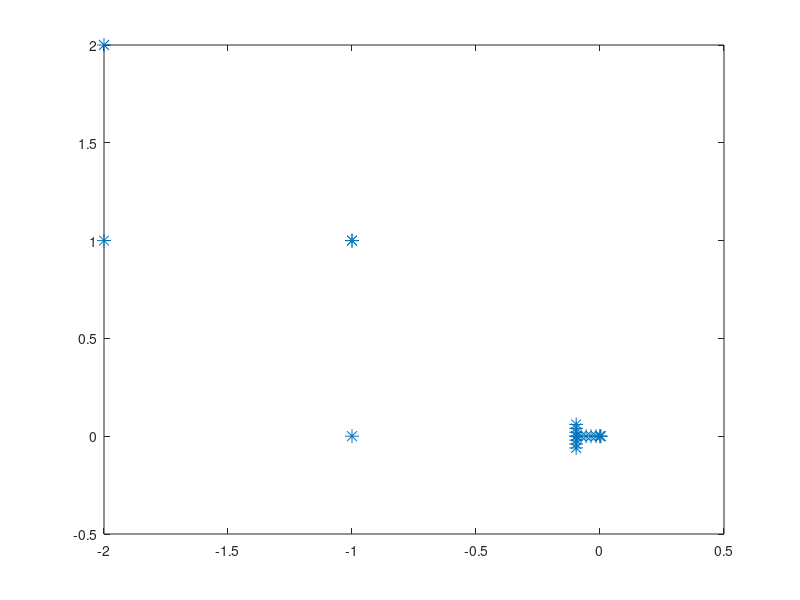

Here is the MATLAB script that generated this plot:
%%This function is for the homework1 of CSE276A. 
clc
clear
close all
waypoint1=[0,0];waypoint2=[-1,0];waypoint3=[-1,1];waypoint4=[-2,1];
waypoint5=[-2,2];waypoint6=[-1,1];waypoint7=[0,0];
waypoint=[waypoint2,waypoint3,waypoint4,waypoint5,waypoint6,waypoint7];
waypoint_for_draw=[waypoint1',waypoint2',waypoint3',waypoint4',waypoint5',waypoint6',waypoint7'];
angle=[0,0,pi/2,0,pi/2,2/pi,pi];   
kp=0.08;
ka=0.09;
kb=-0.11;
count=1;
for i=1:6
    waypoint_end=[waypoint(1,2*(i-1)+1),waypoint(1,2*(i-1)+2)]
    if i==1
        waypoint_start=waypoint1;
    else
        waypoint_start=[waypoint(1,2*(i-2)+1),waypoint(1,2*(i-2)+2)];
    end
    angle_now=angle(1,i);
    angle_end=angle(1,i+1)
    error_distance=100;
    error_angle=100;
    omega=0;
    velosity=0;
    while(error_distance>=0.1)
        if(velosity~=0)
            gama=atan(omega*0.2/velosity);
            angle_now=angle_now+gama;
            if angle_now>=2*pi
                angle_now=angle_now-2*pi;
            end
            if(angle_now<0)
                angle_now=angle_now+2*pi;
            end
        end
        angle_now
        p=sqrt((waypoint_end(1,1)-waypoint_start(1,1))^2+(waypoint_end(1,2)-waypoint_start(1,2))^2);
        if(waypoint_end(1,1)-waypoint_start(1,1)==0)
            if(waypoint_end(1,2)>waypoint_start(1,2))
                alpha=pi/2-angle_now;
            else
                alpha=pi/2+angle_now;
            end
        else
            if(waypoint_end(1,2)>waypoint_start(1,2)&&waypoint_end(1,1)>waypoint_start(1,1))
                31
                angle_2to_left=atan((waypoint_end(1,2)-waypoint_start(1,2))/(waypoint_end(1,1)-waypoint_start(1,1)));
                angle_2to_right=angle_2to_left+pi;
                if(angle_now>=angle_2to_left&&angle_now<=angle_2to_right)
                    alpha=-(angle_now-angle_2to_left);
                    belta=-(angle_now-abs(alpha))+angle_end;
                else
                    if(angle_now>=0&&angle_now<angle_2to_left)
                        alpha=angle_2to_left-angle_now;
                        belta=-angle_now-alpha+angle_end;
                    else
                        alpha=pi-(angle_now-angle_2to_right);
                        belta=2*pi-angle_now-alpha+angle_end;
                    end
                end
            else if(waypoint_end(1,2)>waypoint_start(1,2)&&waypoint_end(1,1)<waypoint_start(1,1))
                32
                angle_2to_left=atan((waypoint_end(1,2)-waypoint_start(1,2))/(waypoint_end(1,1)-waypoint_start(1,1)));
                angle_2to_left=angle_2to_left+pi;
                angle_2to_right=angle_2to_left+pi; 
                if(angle_now>=angle_2to_left&&angle_now<=angle_2to_right)
                    alpha=-(angle_now-angle_2to_left);
                    belta=-(angle_now-abs(alpha))+angle_end;
                else
                    if(angle_now>=0&&angle_now<angle_2to_left)
                        alpha=angle_2to_left-angle_now;
                        belta=-(alpha+angle_now)+angle_end;
                    else
                        alpha=pi-(angle_now-angle_2to_right);
                        belta=2*pi-angle_now-alpha+angle_end;
                    end
                end
                else if(waypoint_end(1,2)<waypoint_start(1,2)&&waypoint_end(1,1)<waypoint_start(1,1))
                    33
                    angle_2to_left=atan((waypoint_end(1,2)-waypoint_start(1,2))/(waypoint_end(1,1)-waypoint_start(1,1)));     
                    angle_2to_right=angle_2to_left+pi;
                    if(angle_now>=angle_2to_left&&angle_now<=angle_2to_right)
                        alpha=angle_2to_right-angle_now;
                        belta=-(alpha+angle_now-pi)+angle_end;
                    else
                        if(angle_now>=0&&angle_now<angle_2to_left)
                            alpha=-(pi-(angle_2to_left-angle_now));
                            belta=-(pi-(abs(alpha)-angle_now))+angle_end;
                        else
                            alpha=-(angle_now-angle_2to_right);
                            belta=pi-angle_now+abs(alpha)+angle_end;
                        end
                    end
                    else if(waypoint_end(1,2)<waypoint_start(1,2)&&waypoint_end(1,1)>waypoint_start(1,1))
                        34
                        angle_2to_left=atan((waypoint_end(1,2)-waypoint_start(1,2))/(waypoint_end(1,1)-waypoint_start(1,1))); 
                        angle_2to_left=angle_2to_left+pi;
                        angle_2to_right=angle_2to_left+pi;
                        if(angle_now>=angle_2to_left&&angle_now<=angle_2to_right)
                            alpha=angle_2to_right-angle_now;
                            belta=pi-alpha-angle_now+angle_end;
                        else
                            if(angle_now>=0&&angle_now<angle_2to_left)
                                alpha=-(pi-(angle_2to_left-angle_now));
                                belta=-pi+abs(alpha)+angle_now+angle_end;
                            else
                                alpha=-(angle_now-angle_2to_right);
                                belta=pi-angle_now+abs(alpha)+angle_end;
                            end
                        end
                    end
                end
              end
           end
        end
        if(waypoint_end(1,2)==waypoint_start(1,1))
            alpha=0;
            belta=-angle_now-alpha+angle_end;
        end
        velosity=kp*p;
        if(i==1)
            velosity=-velosity;
        end
        omega=ka*alpha+kb*belta;
        waypoint_start(1,1)=waypoint_start(1,1)+velosity*cos(angle_now);
        waypoint_start(1,2)=waypoint_start(1,2)+velosity*sin(angle_now);
        error_distance=sqrt((waypoint_end(1,1)-waypoint_start(1,1))^2+(waypoint_end(1,2)-waypoint_start(1,2))^2);
        error_angle=abs(angle_end-angle_now);
        orientation=zeros(2,5);
        robot=zeros(2,7);
        for j =1:5
            orientation(:,j)=[(waypoint_start(1,1)+cos(angle_now)*0.02*j);(waypoint_start(1,2)+sin(angle_now)*0.02*j)];
        end
        for jj=-3:3
            if(angle_now<=pi/2)
                robot(:,jj+4)=[(waypoint_start(1,1)+sin(angle_now)*0.02*jj);(waypoint_start(1,2)-cos(angle_now)*0.02*jj)];
                else if(angle_now<=pi)
                    robot(:,jj+4)=[(waypoint_start(1,1)+sin(angle_now)*0.02*jj);(waypoint_start(1,2)-cos(angle_now)*0.02*jj)];
                    else if(angle_now<=1.5*pi)
                            robot(:,jj+4)=[(waypoint_start(1,1)-sin(angle_now)*0.02*jj);(waypoint_start(1,2)+cos(angle_now)*0.02*jj)];
                        else
                            robot(:,jj+4)=[(waypoint_start(1,1)-sin(angle_now)*0.02*jj);(waypoint_start(1,2)+cos(angle_now)*0.02*jj)];
                        end
                    end
            end           
        end
        plot([robot(1,:),orientation(1,:),waypoint_start(1,1),waypoint_for_draw(1,:)],[robot(2,:),orientation(2,:),waypoint_start(1,2),waypoint_for_draw(2,:)],'*','Markersize',10);
        M(count)=getframe;
        count=count+1;
        pause(0.05)
    end
end
movie(M)